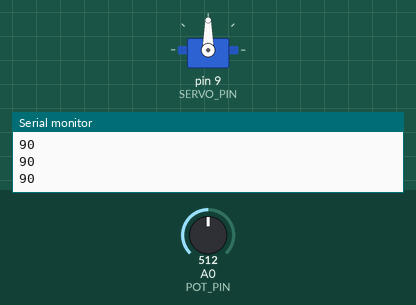
The sketch below on a simulated Arduino Uno, built with avr-gcc and run on an emulated ATmega328P. Parts: servo, the last lines printed to the serial monitor. Inputs (shaded band) come from the test bench; at power-on: A0 (POT_PIN) = 512.

Above: at 1.2 s.
1.3 s: A0 (POT_PIN) set to 716
At 2.5 s:
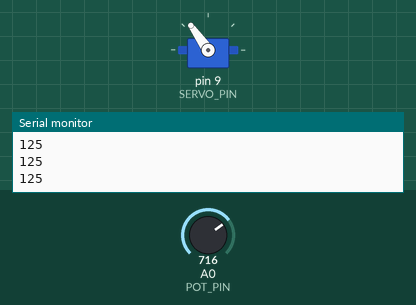
2.8 s: A0 (POT_PIN) set to 900
At 3.5 s:
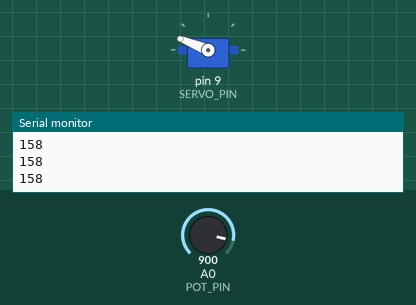
4.3 s: A0 (POT_PIN) set to 1023
At 4.8 s:
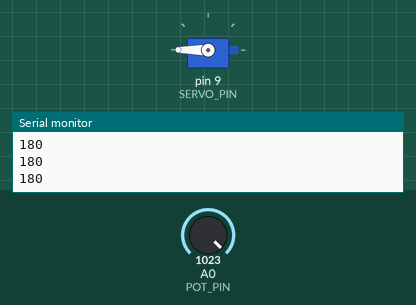
5.8 s: A0 (POT_PIN) set to 306
At 7.0 s:
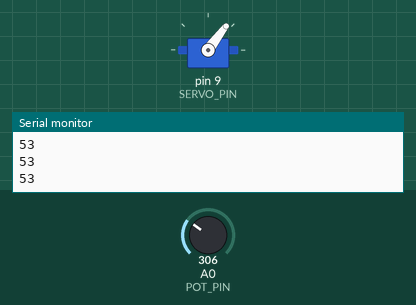
7.3 s: A0 (POT_PIN) set to 122
At 8.4 s:
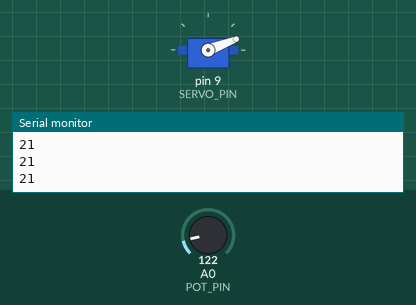
8.8 s: A0 (POT_PIN) set to 0
At 9.5 s:
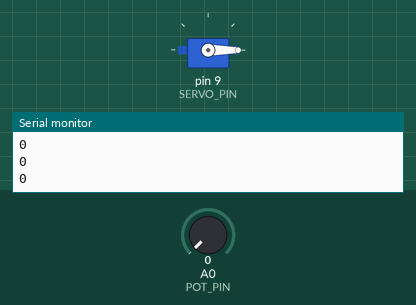
Timing chart, 0 to 11.3 s (numbered marks = the images above; inputs shaded):
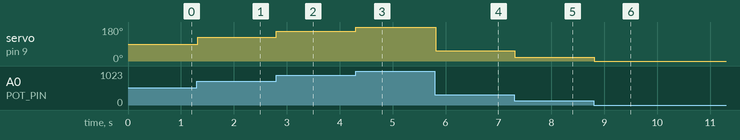

The sketch:

pot_servo.ino
```cpp
#include <Servo.h>
Servo actuator;
const uint8_t POT_PIN = A0;
const uint8_t SERVO_PIN = 9;

void setup() {
  actuator.attach(SERVO_PIN);
  Serial.begin(9600);
}

void loop() {
  int raw = analogRead(POT_PIN);
  int angle = constrain(map(raw, 0, 1023, 0, 180), 0, 180);
  actuator.write(angle);
  Serial.println(angle);
  delay(15);
}
```

Measured:
- after the input at 1.3 s, servo on pin 9 (SERVO_PIN): 90° → 125° at once
- after the input at 2.8 s, servo on pin 9 (SERVO_PIN): 125° → 158° at once
- after the input at 4.3 s, servo on pin 9 (SERVO_PIN): 158° → 180° at once
- after the input at 5.8 s, servo on pin 9 (SERVO_PIN): 180° → 53° at once
- after the input at 7.3 s, servo on pin 9 (SERVO_PIN): 53° → 21° at once
- after the input at 8.8 s, servo on pin 9 (SERVO_PIN): 21° → 0° at once
